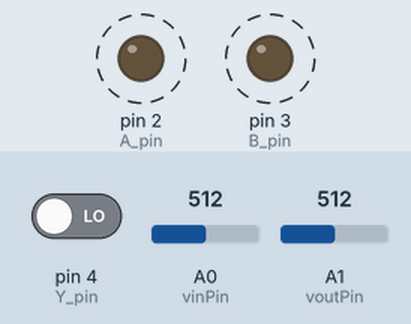
A sketch run on a simulated Arduino Uno, built with avr-gcc and run on an emulated ATmega328P. On the bench: output pins drawn as LEDs (lit = HIGH). Dashed ring = blinking. Inputs (shaded band) come from the test bench; at power-on: pin 4 (Y_pin) LOW, A0 (vinPin) = 512, A1 (voutPin) = 512. What the sketch prints to the serial monitor is not drawn.

Above: at 0.12 s.
Timing chart, 0 to 3.0 s (numbered marks = the images above):
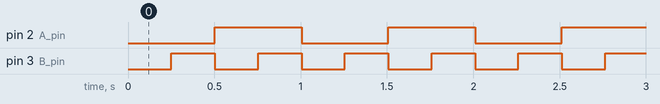

The sketch:

arduino_ic_test.ino
```cpp
int vinPin = A0;
int voutPin = A1;

int A_pin = 2;
int B_pin = 3;
int Y_pin = 4;

void setup() {
  Serial.begin(9600);

  pinMode(A_pin, OUTPUT);
  pinMode(B_pin, OUTPUT);
  pinMode(Y_pin, INPUT);
}

void loop() {
  int vin_raw = analogRead(vinPin);
  int vout_raw = analogRead(voutPin);

  float vin = vin_raw * (5.0 / 1023.0);
  float vout = vout_raw * (5.0 / 1023.0);

  static int state = 0;

  int A = (state >> 1) & 1;
  int B = state & 1;

  digitalWrite(A_pin, A);
  digitalWrite(B_pin, B);

  delay(50);

  int Y = digitalRead(Y_pin);
  state = (state + 1) % 4;

  Serial.print(vin); Serial.print(",");
  Serial.print(vout); Serial.print(",");
  Serial.print(A); Serial.print(",");
  Serial.print(B); Serial.print(",");
  Serial.println(Y);

  delay(200);
}
```

Measured:
- by itself, pin 2 (A_pin): alternates HIGH for 0.50 s and LOW for 0.50 s
- by itself, pin 3 (B_pin): alternates HIGH for 0.25 s and LOW for 0.25 s
- by itself, everything shown: repeats every 1.0 s, in 4 steps
